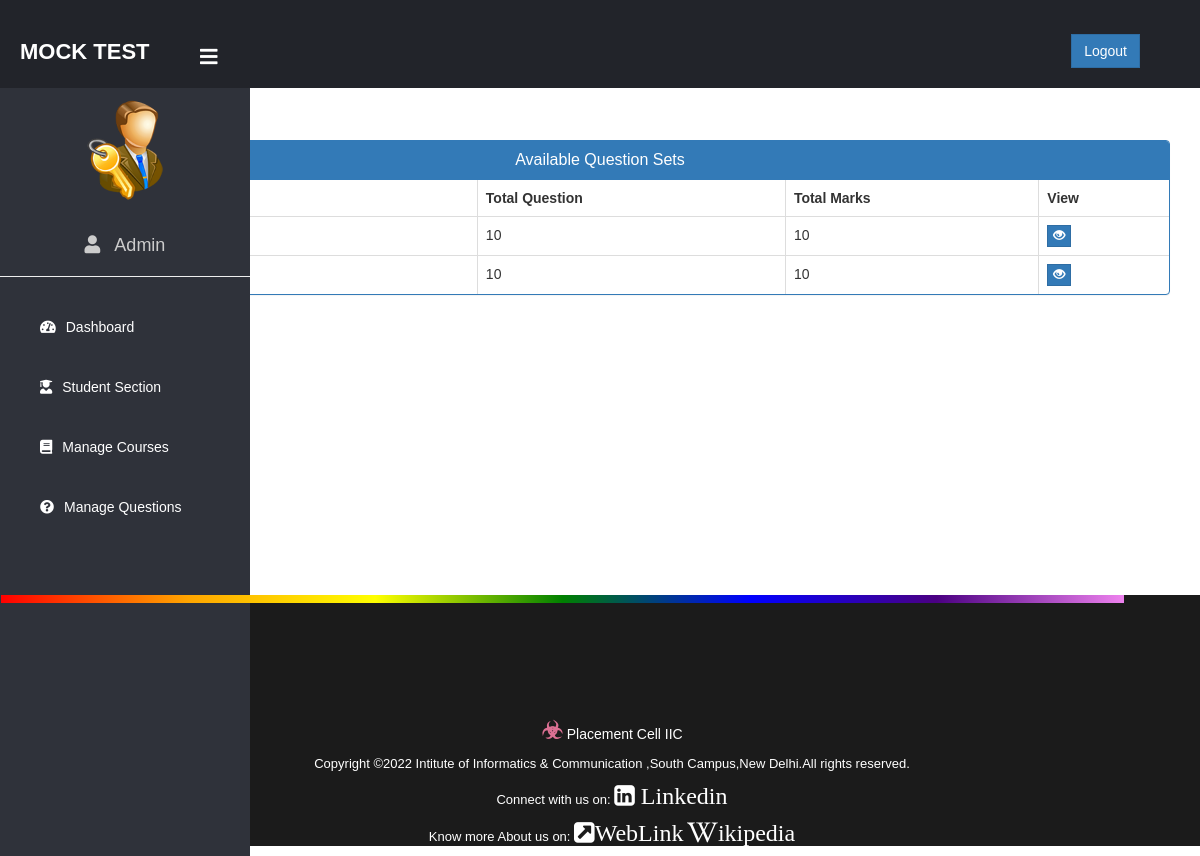
The app's page /admin-view-question (signed in) with its own data.
### exam/models.py (models this page shows, shortened)
class Course(models.Model):
   course_name = models.CharField(max_length=50)
   question_number = models.PositiveIntegerField()
   total_marks = models.PositiveIntegerField()

### exam/views.py (the view)
# urls.py: path('admin-view-question', views.admin_view_question_view,name='admin-view-question'),
@login_required(login_url='adminlogin')
def admin_view_question_view(request):
    courses= models.Course.objects.all()
    return render(request,'exam/admin_view_question.html',{'courses':courses})

### templates/exam/admin_view_question.html (shortened to what this page needs)
{% extends 'exam/adminbase.html' %}
{% block content %}
{%load static%}
<head>
  <link href="//netdna.bootstrapcdn.com/bootstrap/3.0.0/css/bootstrap.min.css" rel="stylesheet" id="bootstrap-css">
</head>
<br><br>
<div class="container">
  <div class="panel panel-primary">
    <div class="panel-heading">
      <h6 class="panel-title">Available Question Sets</h6>
    </div>
    <table class="table table-hover table-bordered" id="dev-table">
      <thead>
        <tr>
          <th>Course Name</th>
          <th>Total Question</th>
          <th>Total Marks</th>
          <th>View</th>
        </tr>
      </thead>
      {% for c in courses %}
      <tr>
        <td> {{c.course_name}}</td>
        <td>{{c.question_number}}</td>
        <td>{{c.total_marks}}</td>
        <td><a class="btn btn-primary btn-xs" style="border-radius: 0%;" href="{% url 'view-question' c.id  %}"><span class="glyphicon glyphicon-eye-open"></span></a></td>
      </tr>
      {% endfor %}
    </table>
  </div>
</div>
<br><br><br><br><br><br>
{% endblock content %}

### templates/exam/adminbase.html (style rules this page uses)
a:link { text-decoration: none; }
body { margin: 0; padding: 0; font-family: "Gill Sans", sans-serif;; }

### templates/exam/admin_view_question.html (style rules this page uses)
a:link { text-decoration: none; }
h6 { text-align: center; }

### templates/exam/footer.html (style rules this page uses)
* { margin: 0; padding: 0; text-decoration: none; font-family: Verdana, Geneva, Tahoma, sans-serif; box-sizing: border-box; }

### records on screen
Course: question_number "10", total_marks "10"
Course: question_number "10", total_marks "10"
